Frame 1 (no input): blank canvas, image omitted
Frame 60 (no input): blank canvas, image omitted
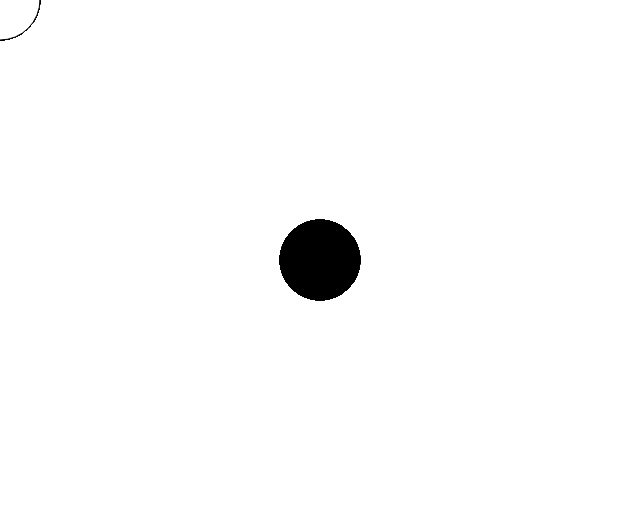
Frame 120 (the mouse pressed at the canvas centre since frame 60)

The p5.js sketch whose frames 1 and 60 were blank and that drew this single picture after the mouse press (run headless with seeded random() and noise() and a simulated clock; from frame 60 on, the mouse is pressed at the canvas centre):

// p5.js sketch
// ── sketch.js
function setup() {
  createCanvas(640, 520);
}

function resetSketch() {
  createCanvas(640, 520);
}

function draw() {
  if (mouseIsPressed) {
    fill(0);
  } else {
    fill(255);
  }
  ellipse(mouseX, mouseY, 80, 80);
}
